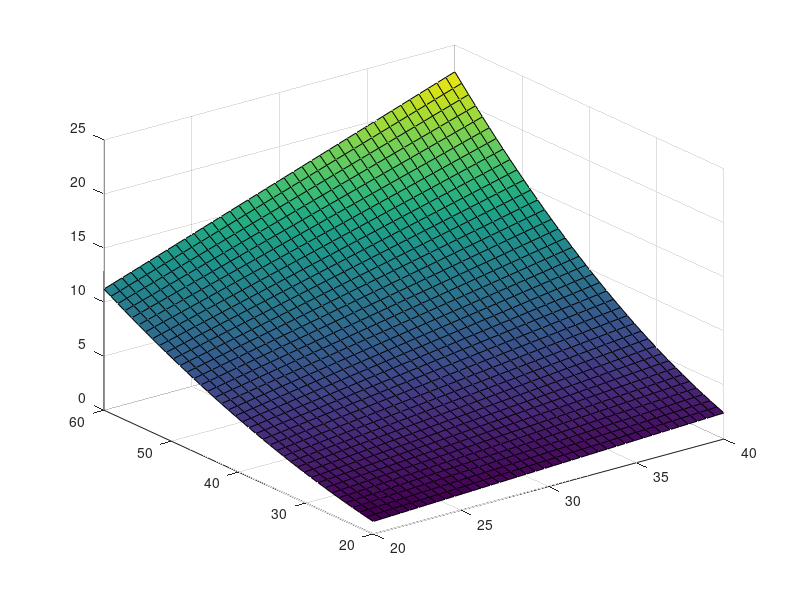

MATLAB code to generate this figure:
clear all
close all
clc

B = 0.002
L = linspace(20,40,40); % length
N = 50; % motor speed
R = linspace(20,60,40); % radius
actflow = ( pi().*R.*R.*L./1E6 - B ).*N

for i = 1:length(L)
    for j = 1:length(R)
        actflow(j,i) = ( pi().*R(j).*R(j).*L(i)./1E6 - B ).*N;
    end
end

figure;
surf(L,R,actflow)
